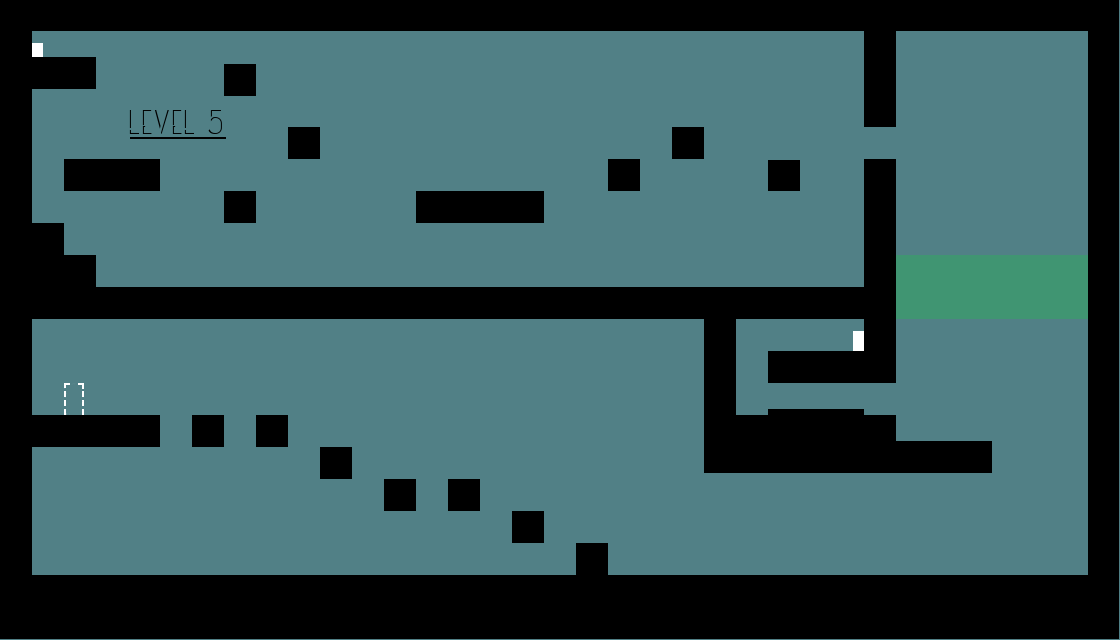

The image is a tile-based game level rendered from a .tmx file. Its description and source (layers, tilesets, objects; grid data summarised) follow:
An orthogonal 35x20 tile map with 32x32 px tiles, 1 tile layer (Tile Layer 1) and 38 objects (2x liftEntity, 2x liftButtonEntity, enemyEntity, regenEntity, doorEntity).

<map version="1.0" orientation="orthogonal" renderorder="right-down" width="35" height="20" tilewidth="32" tileheight="32" backgroundcolor="#518086" nextobjectid="46">
 <tileset firstgid="1" name="sprites5" tilewidth="32" tileheight="32">
  <image source="level5_sprites.png" width="2048" height="1024" />
 </tileset>
 <layer name="Tile Layer 1" width="35" height="20">
  <data>[700 cells, 700 non-empty, 697 distinct tile ids]</data>
 </layer>
 <objectgroup name="gate">
  <object id="1" name="liftEntity" x="384" y="31" width="30" height="192">
   <properties>
    <property name="direction" value="up" />
    <property name="image" value="gate" />
    <property name="matchNum" value="0" />
    <property name="upHeight" value="0" />
   </properties>
  </object>
 </objectgroup>
 <objectgroup name="lift">
  <object id="3" name="liftEntity" x="991" y="441" width="96" height="31">
   <properties>
    <property name="direction" value="down" />
    <property name="image" value="lift" />
    <property name="matchNum" value="1" />
   </properties>
  </object>
 </objectgroup>
 <objectgroup name="enemy">
  <object id="4" name="enemyEntity" x="687" y="543" width="266" height="32">
   <properties>
    <property name="framewidth" value="32" />
    <property name="image" value="enemy" />
   </properties>
  </object>
 </objectgroup>
 <objectgroup name="button">
  <object id="7" name="liftButtonEntity" x="31" y="42" width="10" height="15">
   <properties>
    <property name="matchNum" value="0" />
   </properties>
  </object>
 </objectgroup>
 <objectgroup name="button2">
  <object id="6" name="liftButtonEntity" x="852" y="332" width="11" height="19">
   <properties>
    <property name="matchNum" value="1" />
   </properties>
  </object>
 </objectgroup>
 <objectgroup name="regen">
  <object id="5" name="regenEntity" x="895" y="254" width="192" height="64" />
 </objectgroup>
 <objectgroup name="collision">
  <object id="8" x="0" y="577" width="1156" height="103" />
  <object id="10" x="0" y="1" width="32" height="589" />
  <object id="11" x="29" y="415" width="130" height="34" />
  <object id="12" x="191" y="416" width="33" height="33" />
  <object id="13" x="257" y="416" width="30" height="31" />
  <object id="14" x="320" y="448" width="30" height="32" />
  <object id="17" x="384" y="480" width="31" height="31" />
  <object id="18" x="448" y="480" width="31" height="32" />
  <object id="19" x="512" y="513" width="30" height="30" />
  <object id="20" x="576" y="544" width="31" height="31" />
  <object id="21" x="1087" y="-1" width="44" height="610" />
  <object id="22" x="704" y="319" width="31" height="153" />
  <object id="23" x="735" y="417" width="159" height="56" />
  <object id="24" x="894" y="442" width="97" height="30" />
  <object id="25" x="767" y="351" width="129" height="32" />
  <object id="26" x="768" y="410" width="94" height="25" />
  <object id="27" x="864" y="160" width="31" height="191" />
  <object id="28" x="768" y="160" width="31" height="30" />
  <object id="30" x="862" y="0" width="33" height="127" />
  <object id="31" x="672" y="129" width="32" height="30" />
  <object id="32" x="608" y="160" width="31" height="32" />
  <object id="33" x="32" y="289" width="832" height="30" />
  <object id="34" x="32" y="1" width="1118" height="30" />
  <object id="35" x="31" y="57" width="64" height="31" />
  <object id="36" x="64" y="160" width="96" height="32" />
  <object id="37" x="224" y="192" width="31" height="32" />
  <object id="38" x="289" y="128" width="30" height="32" />
  <object id="39" x="32" y="225" width="32" height="63" />
  <object id="40" x="64" y="256" width="31" height="33" />
  <object id="41" x="415" y="191" width="129" height="32" />
  <object id="45" x="225" y="64" width="30" height="33" />
 </objectgroup>
 <objectgroup name="door">
  <object id="44" name="doorEntity" x="64" y="384" width="19" height="30" />
 </objectgroup>
</map>
